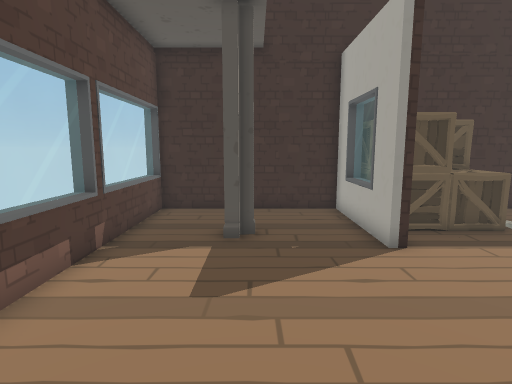
[1] (above)

12 first-person views from a walk through a 3-D level made in the Unity game engine. The camera is 1.2 m above the floor, tilts 8° down and sees 80° across. The floor is counted in squares, 0.5 m on a side. Each view is taken from the middle of a square. On the plan, view 1 faces up. The plan holds only what a view shows up to about 19 squares ahead; the rest is blank. The player character is not drawn. Some surface patterns are stand-ins.

[2]
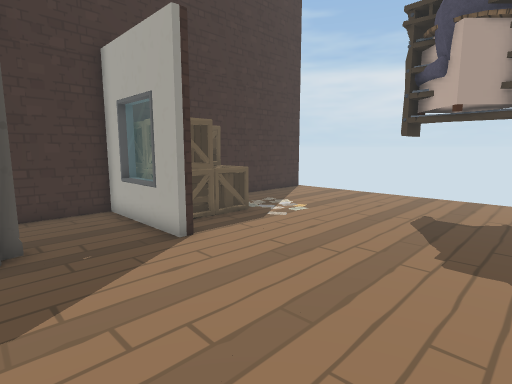

[3]
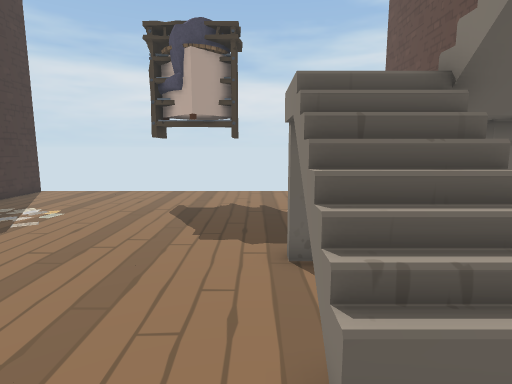

[4]
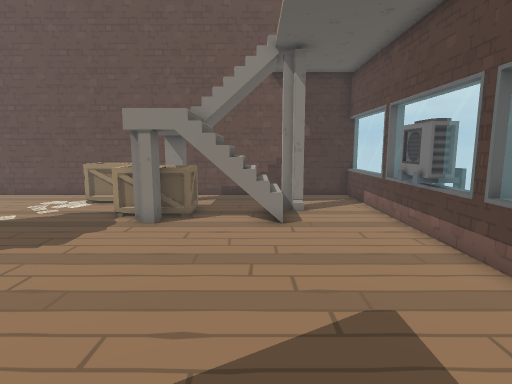

[5]
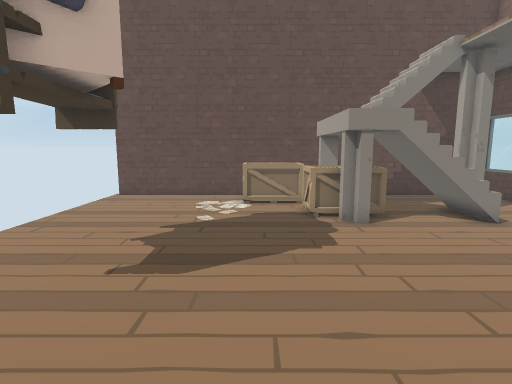

[6]
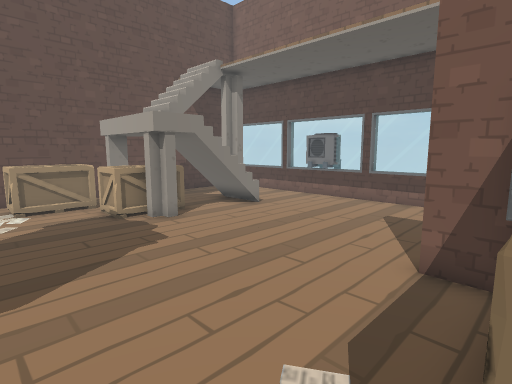

[7]
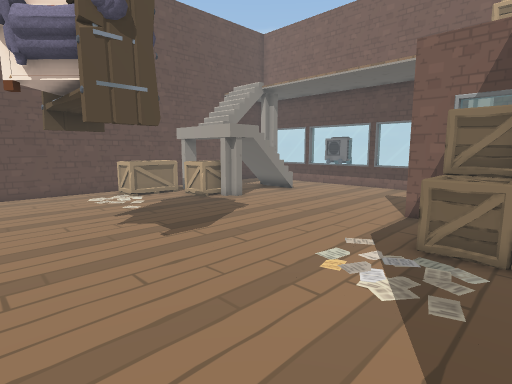

[8]
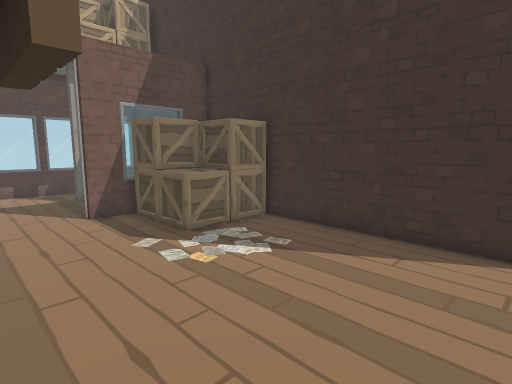

[9]
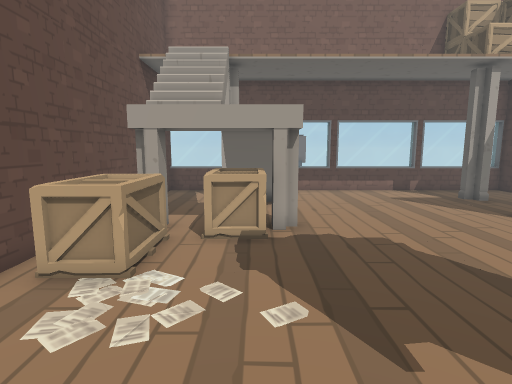

[10]
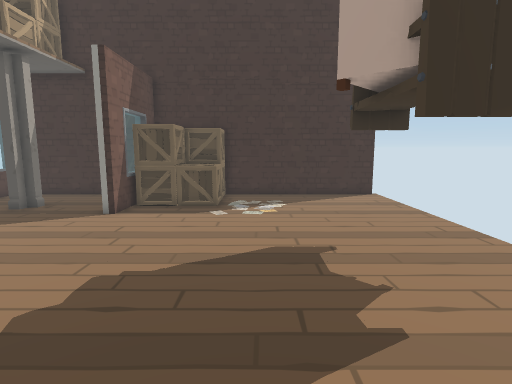

[11]
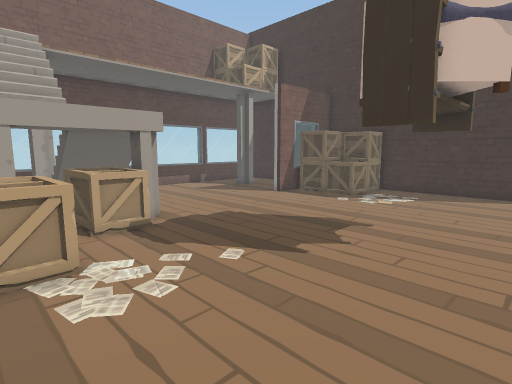

[12]
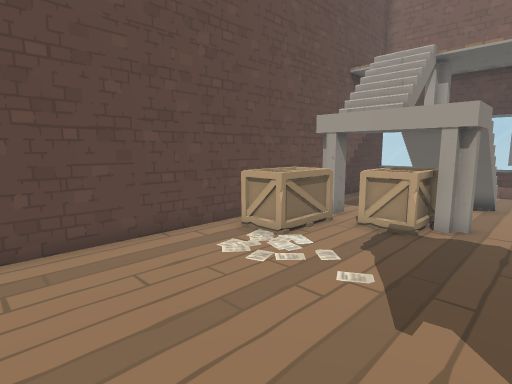

### Floor plan
Key: @ floor where view 1 was taken; # wall or solid block; x gap in a wall; . floor; = window, fence, low wall or low ledge; ^ raised ledge; T thing the floor can be seen under or through; O other object.
Columns run from 5 left of view 1 to 15 right of it. Each row starts with its distance up from view 1.
 12  ########O  O#######x
 11  =......#O OO........
 10  =......=O OO........
  9  =..OO..=OOOO........
  8  =..OO..##...........
  7  =......##...........
  6  =...................
  5  =...............O#..
  4  =...............OO..
  3  =...................
  2  =...................
  1 O=...............OO..
  0 OO...@...............
 -1  =....^^^^^..........
 -2  =....^^^^OO.........
 -3  =..OO^^^^OO.........
 -4  =...O..  TOOO.......
 -5  =...... TTOOOO......
 -6  =...... OOOOOO......
 -7  ###################x

Positions as (right, up) in squares from view 1, and headings:
1: (0, 0), facing up
2: (-1, 0), facing up-right
3: (-2, 0), facing right
4: (1, 9), facing down
5: (8, 9), facing down
6: (10, 9), facing down-left
7: (15, 11), facing down-left
8: (15, 4), facing up-left
9: (14, -2), facing left
10: (9, -4), facing up
11: (15, -6), facing up-left
12: (15, 1), facing down-left
